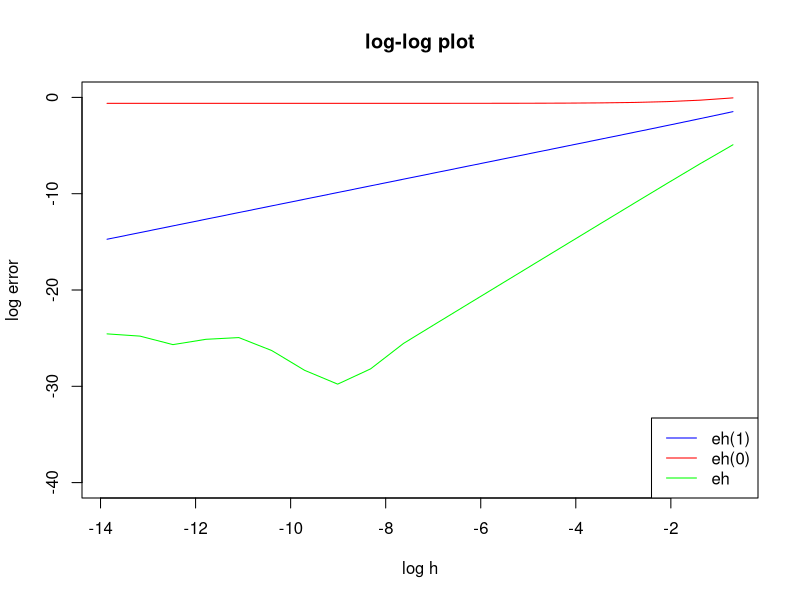

Source code (R): (Note: this script raises an error after producing the figure.)
# FE 621
# Dong Woo Kim
# hw5

rm(list = ls())

# 1
x0 <- 1
error_1 <- function(h){
  error <- cos(x0) - (sin(x0+h)-sin(x0))/h
  return(error)
}

error_0 <- function(h){
  error <- cos(x0) - (sin(x0+h)-2*sin(x0)+sin(x0-h))/(h)
  return(error)
}

error_h <- function(h){
  error <- cos(x0) - (2*sin(x0+h)+3*sin(x0)-6*sin(x0-h)+sin(x0-2*h))/(6*h)
  return(error)
}

hset <- NULL
for(i in 1:20){
  hset[i] <- 2^(-i)
}


e1 <- abs(error_1(hset))
e0 <- abs(error_0(hset))
eh <- abs(error_h(hset))


plot(log(hset),log(e1),type='l',col="blue",ylim=c(-40,0),xlab="log h",ylab="log error",main="log-log plot")
lines(log(hset),log(e0),type='l',col="red")
lines(log(hset),log(eh),type='l',col="green")
legend("bottomright",c("eh(1)","eh(0)","eh"),col=c("blue","red","green"),lwd=c(1,1))

slope1 <- (log(e1[4])-log(e1[3]))/(log(hset[4])-log(hset[3]))
slope2 <- (log(e0[4])-log(e0[3]))/(log(hset[4])-log(hset[3]))
slope3 <- (log(eh[4])-log(eh[3]))/(log(hset[4])-log(hset[3]))


## 2
K <- 10
r <- 0.05
sigma <- 0.2
T <- 0.5
n <- 3

# bs price
bs.put <- function(S0, K, T1, sigma, r){ # bs put option pricing
  d1 <- (log(S0/K) + (r+0.5*sigma^2)*T1)/(sigma*sqrt(T1))
  d2 <- d1 - sigma*sqrt(T1)
  exp(-r*T1)*K*pnorm(-d2) - S0*pnorm(-d1)
}

bs.put_set <-NULL
for(i in 1:13){
  bs.put_set[i] <- bs.put(i+3,K,T,sigma,r)
}

# explicit method
explicit <- function(K,r,sigma,T,S0,n,dx){
  
  m <- n
  dt <- T/n
  dx <- dx

  pu <- dt*sigma^2/(2*dx^2)+(r-sigma^2/2)*dt/(2*dx)
  pd <- dt*sigma^2/(2*dx^2)-(r-sigma^2/2)*dt/(2*dx)
  ps <- 1-pu-pd
  
  ns <- 0
  firstRow <- 1
  firstCol <- 1
  
  if(ns!=0){
    lastRow <- 2*ns+1
    middleRow <- ns+1
    lastCol <- n+1
    u <- matrix(0,nrow=lastRow,ncol=lastCol)
  } else{
    ns <- n
    lastRow <- 2*ns+1
    middleRow <- n+1
    u <- matrix(0,nrow=lastRow,ncol=lastCol)
  }
  X <- NULL
  for(i in 1:(2*n+1)){
    X[i] <- log(S0) + (i-(n+1))*dx 
  }
  
  for(i in 1:lastRow){
    u[i,lastCol] <- exp(-r*T)*pmax(0,(K-exp(X[i])))
  }
  
  # backward
  for(i in n:1){
    for(j in (middleRow+ns-1):(middleRow-ns+1)){
      u[j,i] <- pu*u[j-1,i+1] + ps*u[j,i+1] + pd*u[j+1,i+1]
    }
  }
  price <- u[middleRow,firstCol]
  return(price)
}

explicit(K,r,sigma,T,4,3,0.2^2/3) # S0 = 4
explicit(K,r,sigma,T,16,3,0.2^2/3) # S0 = 16
explicit_set <- NULL
explicit_set_2 <- NULL
explicit_set_3 <- NULL

for(i in 1:13){
  explicit_set[i] <- explicit(K,r,sigma,T,i+3,3,sqrt(0.04/6)) # alpha = 0.5
  explicit_set_2[i] <- explicit(K,r,sigma,T,i+3,3,sqrt(0.08/6)) # alpha = 0.25
  explicit_set_3[i] <- explicit(K,r,sigma,T,i+3,3,0.025) # aplha = 0.55
}


# 3
N <- 3
dt <- 0.5/3
dx <- 0.003
alpha <- -(r-sigma^2/2)*(dt/(2*dx))
beta <- -(sigma^2/2)*(dt/dx^2)

Thomas <- function(S0){
  C <- matrix(c(1+alpha-beta,alpha+beta,0,0,0,-alpha+beta,1-2*beta,alpha+beta,0,0,0,-alpha+beta,
              1-2*beta,alpha+beta,0,0,0,-alpha+beta,1-2*beta,alpha+beta,0,0,0,alpha+beta,1+alpha-beta),nrow=5)
  b <- NULL
  S0 <- S0
  for(i in 1:5){
  b[i] <- log(S0) + dx*(3-i)
  }

  # upward sweeping
  for(i in 2:5){
  C[i,i] <- C[i,i] - C[i,i-1]/C[i-1,i-1]*C[i-1,i]
  b[i] <- b[i] - C[i,i-1]/C[i-1,i-1]*b[i-1]
  }
  
  # downward sweeping
  u <- matrix(c(0,0,0,0,0))

  for(i in 2:5){
  u[1] <- b[1]/C[1,1]
  u[i] <- (b[i]-C[i-1,i]*u[i-1])/C[i,i]
  }
  price <- pmax(K-exp(b[1]),0)
  
  if(u[5] < price){
    return(u[5])
  } else{
    return(price)
  }
}

result <- NULL
for(i in 4:16){
  result[i-3] <- Thomas(i)
}

